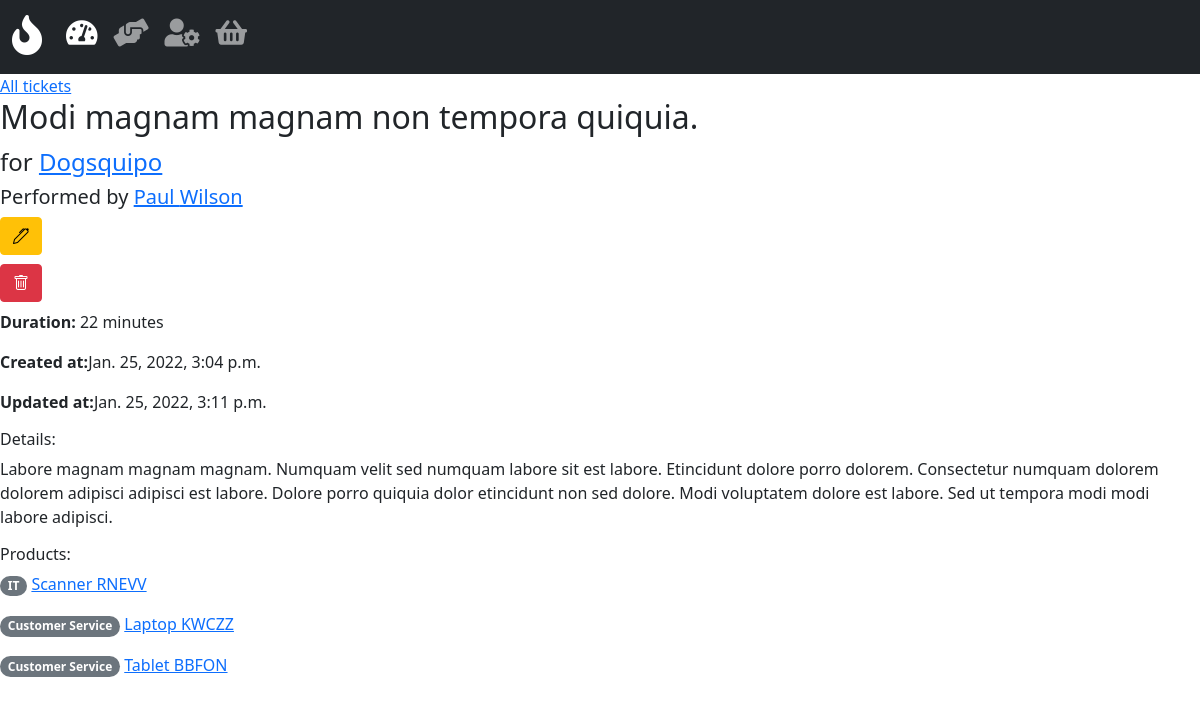
Page /ticket/337 on the committed database.
### hotline/models.py (models this page shows, shortened)
class ticket(models.Model):
    PRIORITY_LEVELS = [
        ('1','low'),
        ('2','medium'),
        ('3','high'),
        ('4','urgent')
    ]
    customer_id = models.ForeignKey('customer', on_delete=models.PROTECT)
    technician_id = models.ForeignKey('technician', on_delete=models.PROTECT)
    products = models.ManyToManyField('product', blank=True)
    title = models.CharField(max_length=255, blank=True)
    updated_at = models.DateTimeField(auto_now=True)
    notes = models.TextField(blank=True)
    duration = models.IntegerField()
    status_id = models.ForeignKey('status', default='1', on_delete=models.PROTECT)
    priority = models.CharField(max_length=10, default='low', choices=PRIORITY_LEVELS, null=True, blank=True)
    created_at = models.DateTimeField(auto_now_add=True)
    order_number = models.IntegerField(null=True, blank=True)

class customer(models.Model):
    name = models.CharField(max_length=255)
    reference = models.CharField(max_length=255)
    reference_phone = models.CharField(max_length=50, null=True, blank=True)
    reference_email = models.CharField(max_length=50, null=True, blank=True)
    address = models.CharField(max_length=255, null=True, blank=True)
    phone = models.CharField(max_length=255, null=True, blank=True)
    sw_contract = BooleanField(default=False)
    hw_contract = BooleanField(default=False)
    def __str__(self):
        return self.name

class technician(models.Model):
    first_name = models.CharField(max_length=50)
    last_name = models.CharField(max_length=50)
    office_phone = models.CharField(max_length=15, null=True, blank=True)
    mobile_phone = models.CharField(max_length=15, null=True, blank=True)
    email = models.CharField(max_length=100, null=True, blank=True)
    department_id = ForeignKey('department', on_delete=models.PROTECT)

class product(models.Model):
    name = models.CharField(max_length=50)
    department_id = ForeignKey('department', on_delete=models.PROTECT)
    description = models.TextField(blank=True, null=True)

class department(models.Model):
    name = models.CharField(max_length=50)
    subset = models.CharField(max_length=50)
    def __str__(self):
        return self.name

### hotline/views.py (the view)
# urls.py: path('ticket/<str:pk>', views.ticket_detail, name="ticket_detail"),
def ticket_detail(request, pk):
    my_ticket = ticket.objects.get(id=pk)
    context = {
        'my_ticket': my_ticket,
    }
    return render(request, 'hotline/ticket_detail.html', context)

### hotline/models.py (called while the page is built)
    def __str__(self):
        return self.name

### hotline/templates/hotline/ticket_detail.html
{% extends 'hotline/home.html' %}
{% block content %}
<a href="#">All tickets</a>
<br>
<h2>{{ my_ticket.title }} <span class="badge rounded-pill {{my_ticket.status_id.color}}">{{my_ticket.status_id}}</span> </h2>
<h4>for <a href="{% url 'customer_detail' my_ticket.customer_id.id %}">{{ my_ticket.customer_id }}</a></h4>
<h5>Performed by <a href="{% url 'technician_detail' my_ticket.technician_id.id %}">{{ my_ticket.technician_id.first_name }} {{ my_ticket.technician_id.last_name }}</a></h5>
<h3><a href="{% url 'update_ticket' my_ticket.id %}"><span class="btn btn-warning"><i class="bi bi-pen"></i></span></a></h3>
<h3><a href="{% url 'delete' my_ticket.id %}"><span class="btn btn-danger"><i class="bi bi-trash"></i></span></a></h3>
<p><b>Duration:</b> {{ my_ticket.duration }} minutes</p>
<p><b>Created at:</b>{{ my_ticket.created_at }}</p>
<p><b>Updated at:</b>{{ my_ticket.updated_at }}</p>
<h6>Details:</h6>
<p>{{ my_ticket.notes }}</p>
<h6>Products:</h6>
{% for product in my_ticket.products.all %}
    <p><span class="badge rounded-pill bg-secondary">{{ product.department_id }}</span> <a href="{% url 'product_detail' product.id %}">{{ product.name }}</a></p>
{% endfor %}
{% endblock %}

### rows in the picture
ticket: title "Modi magnam magnam non tempora quiquia.", customer_id "Dogsquipo", technician_id.first_name "Paul", technician_id.last_name "Wilson", duration "22", created_at "Jan. 25, 2022, 3:04 p.m.", updated_at "Jan. 25, 2022, 3:11 p.m.", notes "Labore magnam magnam magnam. Numquam velit sed numquam labore sit est labore. Etincidunt dolore porro dolorem. Consectetur numquam dolorem dolorem adipisci adipisci est labore. Dolore porro quiquia dolor etincidunt non sed dolore. Modi voluptatem dolore est labore. Sed ut tempora modi modi labore adipisci."
product: department_id "IT", name "Scanner RNEVV"
product: department_id "Customer Service", name "Laptop KWCZZ"
product: department_id "Customer Service", name "Tablet BBFON"
